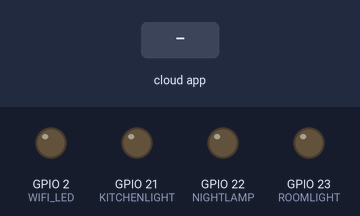
A sketch run on a simulated ESP32. Parts: output pins drawn as LEDs (lit = HIGH). The test bench sets the inputs (shaded band). WiFi joins after 1.5 s; servers stay silent unless stated; what the sketch prints to the serial monitor is not drawn.

Above: at 2.7 s.
2.8 s: the phone or cloud app sets 6303c019da0cc63243735b30 to 1
At 3.4 s:
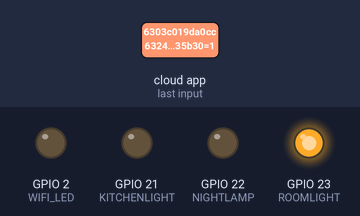
4.3 s: the phone or cloud app sets 6303c0e4db270037341d7efa to 1
At 5.5 s:
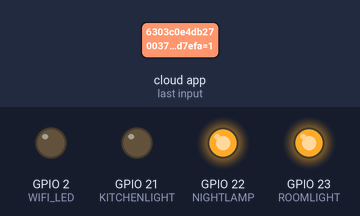
5.8 s: the phone or cloud app sets 6303c0beda0cc63243735c71 to 1
At 6.8 s:
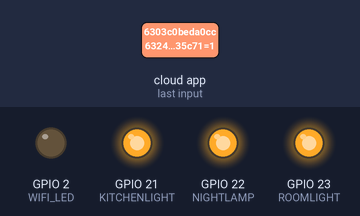
7.3 s: the phone or cloud app sets 6303c019da0cc63243735b30 to 0
At 8.0 s:
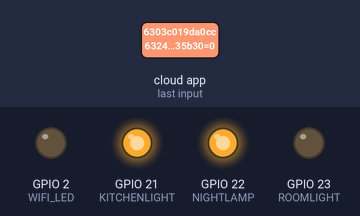
8.8 s: the phone or cloud app sets 6303c0e4db270037341d7efa to 0
At 9.1 s:
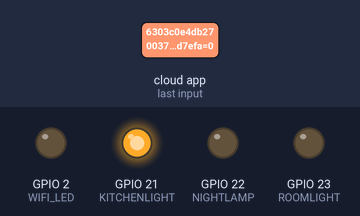
10.3 s: the phone or cloud app sets 6303c019da0cc63243735b30 to 1
At 11.5 s:
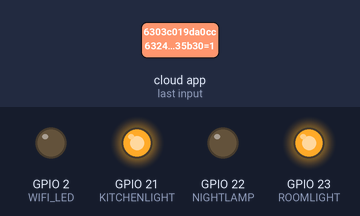
Timing chart, 0 to 12.8 s (numbered marks = the images above; inputs shaded):
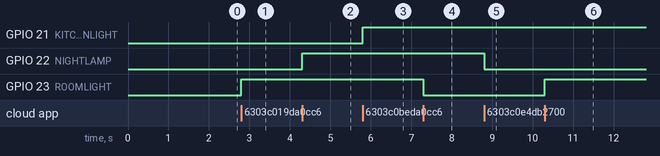

Measured:
- after the input at 2.8 s, GPIO 23 (ROOMLIGHT): LOW → HIGH at once
- after the input at 4.3 s, GPIO 22 (NIGHTLAMP): LOW → HIGH at once
- after the input at 5.8 s, GPIO 21 (KITCHENLIGHT): LOW → HIGH at once
- after the input at 7.3 s, GPIO 23 (ROOMLIGHT): HIGH → LOW at once
- after the input at 8.8 s, GPIO 22 (NIGHTLAMP): HIGH → LOW at once
- after the input at 10.3 s, GPIO 23 (ROOMLIGHT): LOW → HIGH at once

The sketch:

Sniric_Pro_GoogleAsistance_Alexa_Smart_Home.ino
```cpp
// (licence header left out)
 /**********************************************************************************
 *  Download the libraries
 *  SinricPro 2.9.14 Library:     https://github.com/sinricpro/esp8266-esp32-sdk
 *  ArduinoJson 6.19.1 Library:   https://github.com/bblanchon/ArduinoJson
 *  WebSockets 2.3.5 Library:     https://github.com/Links2004/arduinoWebSockets
 *  IRremote 3.5.2 Library:       https://github.com/Arduino-IRremote/Arduino-IRremote
 *  Arduino-timer 2.3.1 Library:  https://github.com/contrem/arduino-timer
 **********************************************************************************/

#include <Arduino.h>
//#include <ESP8266WiFi.h>
//#include <Servo.h>
#include "WiFi.h"
#include "SinricPro.h"
#include "SinricProSwitch.h"


// Uncomment the following line to enable serial debug output
#define ENABLE_DEBUG

#ifdef ENABLE_DEBUG
       #define DEBUG_ESP_PORT Serial
       #define NODEBUG_WEBSOCKETS
       #define NDEBUG
#endif


/****************************GPIO Pins*******************************/
#define ROOMLIGHT 23
#define NIGHTLAMP 22
#define KITCHENLIGHT 21
/********************************************************************/


/*************************************WiFi, APP_KEY & Switch_ID*****************************************/
#define WIFI_SSID         "SSID"
#define WIFI_PASS         "Password"
#define APP_KEY           "70b45622-f437-43b0-8f78-63e8657bcbd0"
#define APP_SECRET        "4d252303-bfba-44c0-86ce-1d7d5562bd00-2c8c6345-ee59-465c-9696-20a1d0f1dbe2"

#define SWITCH_ID_1       "6303c019da0cc63243735b30"  /*Room Light*/
#define SWITCH_ID_2       "6303c0e4db270037341d7efa"  /*Night Lamp*/
#define SWITCH_ID_3       "6303c0beda0cc63243735c71"  /*Kitchen Light*/
#define SWITCH_ID_4       "YOUR-DEVICE-ID"
/******************************************************************************************************/


#define BAUD_RATE   115200                // Change baudrate to your need
#define WIFI_LED       2    // WiFi LED

bool connectedFlag = false;
String pinStatus = "0000";
String pinStatus_OLD = "0000";


/*******************************************Different Switch Control***********************************************/
bool onPowerState1(const String &deviceId, bool &state) {
  Serial.printf("Device 1 turned %s\r\n", deviceId.c_str(), state?"on":"off");
  Serial.printf("%s", state?"A1":"A0");
  if((state?"on":"off") == "on") {
    digitalWrite(ROOMLIGHT,HIGH);
  }
  else {
    digitalWrite(ROOMLIGHT,LOW);
  }
  return true; // request handled properly
}

bool onPowerState2(const String &deviceId, bool &state) {
  Serial.printf("Device 2 turned %s\r\n", deviceId.c_str(), state?"on":"off");
  Serial.printf("%s", state?"B1":"B0");
  if((state?"on":"off") == "on") {
    digitalWrite(NIGHTLAMP,HIGH);
  }
  else {
    digitalWrite(NIGHTLAMP,LOW);
  }
  return true; // request handled properly
}

bool onPowerState3(const String &deviceId, bool &state) {
  Serial.printf("Device 3 turned %s\r\n", deviceId.c_str(), state?"on":"off");
  Serial.printf("%s", state?"C1":"C0");
  if((state?"on":"off") == "on") {
    digitalWrite(KITCHENLIGHT,HIGH);
  }
  else {
    digitalWrite(KITCHENLIGHT,LOW);
  }
  return true; // request handled properly
}

bool onPowerState4(const String &deviceId, bool &state) {
  Serial.printf("Device 4 turned %s\r\n", deviceId.c_str(), state?"on":"off");
  Serial.printf("%s", state?"D1":"D0");
  return true; // request handled properly
}
/*******************************************************************************************************/


/*******************************setup function for WiFi connection**************************************/
void setupWiFi() {
  Serial.printf("\r\n[Wifi]: Connecting");
  WiFi.begin(WIFI_SSID, WIFI_PASS);

  while (WiFi.status() != WL_CONNECTED) {
    Serial.printf(".");
    delay(250);
  }

  Serial.printf("connected!\r\n[WiFi]: IP-Address is %s\r\n", WiFi.localIP().toString().c_str());
}
/********************************************************************************************************/


/*********************************setup function for SinricPro********************************************/
void setupSinricPro() {
  // add devices and callbacks to SinricPro
  SinricProSwitch& mySwitch1 = SinricPro[SWITCH_ID_1];
  mySwitch1.onPowerState(onPowerState1);

  SinricProSwitch& mySwitch2 = SinricPro[SWITCH_ID_2];
  mySwitch2.onPowerState(onPowerState2);

  SinricProSwitch& mySwitch3 = SinricPro[SWITCH_ID_3];
  mySwitch3.onPowerState(onPowerState3);

  SinricProSwitch& mySwitch4 = SinricPro[SWITCH_ID_4];
  mySwitch4.onPowerState(onPowerState4);

  // setup SinricPro
  SinricPro.onConnected([](){
    Serial.printf("SinricPro Connected\r\n");
    Serial.printf("W1");
    digitalWrite(WIFI_LED, LOW);
    });
  SinricPro.onDisconnected([](){
    Serial.printf("SinricPro Disconnected\r\n");
    Serial.printf("W0");
    digitalWrite(WIFI_LED, HIGH);
    });
  SinricPro.begin(APP_KEY, APP_SECRET);
}

void updateState(String state, String pre_state)
{
  SinricProSwitch& mySwitch1 = SinricPro[SWITCH_ID_1];
  SinricProSwitch& mySwitch2 = SinricPro[SWITCH_ID_2];
  SinricProSwitch& mySwitch3 = SinricPro[SWITCH_ID_3];
  SinricProSwitch& mySwitch4 = SinricPro[SWITCH_ID_4];

  if(state.substring(0,1) != pre_state.substring(0,1)){
    if (state.substring(0,1) == "1"){
      mySwitch1.sendPowerStateEvent(HIGH);
    }
    else{
      mySwitch1.sendPowerStateEvent(LOW);
    }
  }
  if(state.substring(1,2) != pre_state.substring(1,2)){
    if (state.substring(1,2) == "1"){
      mySwitch2.sendPowerStateEvent(HIGH);
    }
    else{
      mySwitch2.sendPowerStateEvent(LOW);
    }
  }
  if(state.substring(2,3) != pre_state.substring(2,3)){
    if (state.substring(2,3) == "1"){
      mySwitch3.sendPowerStateEvent(HIGH);
    }
    else{
      mySwitch3.sendPowerStateEvent(LOW);
    }
  }
  if(state.substring(3,4) != pre_state.substring(3,4)){
    if (state.substring(3,4) == "1"){
      mySwitch4.sendPowerStateEvent(HIGH);
    }
    else{
      mySwitch4.sendPowerStateEvent(LOW);
    }
  }
}
/**********************************************************************************************/


void setup() {
  Serial.begin(BAUD_RATE); Serial.printf("\r\n\r\n");
  pinMode(WIFI_LED, OUTPUT);
  /*Setup the LED Pin*/
  pinMode(ROOMLIGHT,OUTPUT);
  pinMode(NIGHTLAMP,OUTPUT);
  pinMode(KITCHENLIGHT,OUTPUT);
  setupWiFi();
  setupSinricPro();
}

void loop() {
  while(Serial.available())
  {
    pinStatus = Serial.readString();
    if(pinStatus != pinStatus_OLD) {
      updateState(pinStatus, pinStatus_OLD);
      pinStatus_OLD = pinStatus;
    }
    //connectedFlag = true;
  }
  SinricPro.handle();
}
```
